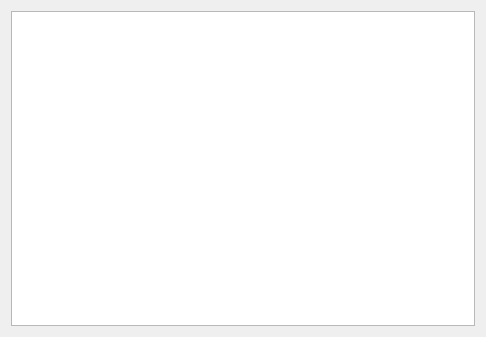
<?xml version="1.0" encoding="UTF-8"?>
<ui version="4.0">
 <class>OnlineUser</class>
 <widget class="QWidget" name="OnlineUser">
  <property name="geometry">
   <rect>
    <x>0</x>
    <y>0</y>
    <width>486</width>
    <height>337</height>
   </rect>
  </property>
  <property name="windowTitle">
   <string>在线用户</string>
  </property>
  <layout class="QHBoxLayout" name="horizontalLayout">
   <item>
    <widget class="QListWidget" name="listWidget"/>
   </item>
  </layout>
 </widget>
 <resources/>
 <connections/>
</ui>
